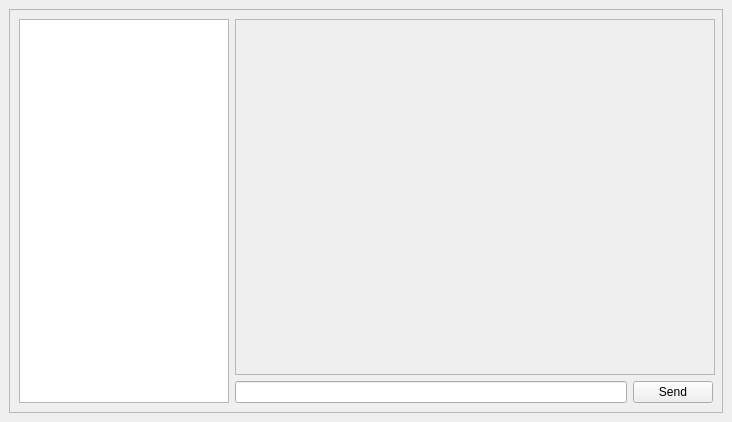
<?xml version="1.0" encoding="UTF-8"?>
<ui version="4.0">
 <class>MainWindow</class>
 <widget class="QMainWindow" name="MainWindow">
  <property name="geometry">
   <rect>
    <x>0</x>
    <y>0</y>
    <width>732</width>
    <height>422</height>
   </rect>
  </property>
  <property name="windowTitle">
   <string>MainWindow</string>
  </property>
  <widget class="QWidget" name="centralwidget">
   <layout class="QGridLayout" name="gridLayout">
    <item row="0" column="0">
     <widget class="QFrame" name="mainContainer">
      <property name="minimumSize">
       <size>
        <width>700</width>
        <height>0</height>
       </size>
      </property>
      <property name="frameShape">
       <enum>QFrame::StyledPanel</enum>
      </property>
      <property name="frameShadow">
       <enum>QFrame::Raised</enum>
      </property>
      <layout class="QGridLayout" name="gridLayout_2">
       <item row="0" column="1">
        <widget class="QScrollArea" name="chat_field">
         <property name="sizePolicy">
          <sizepolicy hsizetype="Expanding" vsizetype="Expanding">
           <horstretch>0</horstretch>
           <verstretch>0</verstretch>
          </sizepolicy>
         </property>
         <property name="minimumSize">
          <size>
           <width>480</width>
           <height>0</height>
          </size>
         </property>
         <property name="horizontalScrollBarPolicy">
          <enum>Qt::ScrollBarAlwaysOff</enum>
         </property>
         <property name="widgetResizable">
          <bool>true</bool>
         </property>
         <widget class="QWidget" name="scrollAreaWidgetContents_2">
          <property name="geometry">
           <rect>
            <x>0</x>
            <y>0</y>
            <width>478</width>
            <height>350</height>
           </rect>
          </property>
          <layout class="QGridLayout" name="gridLayout_3">
           <item row="1" column="0">
            <spacer name="horizontalSpacer">
             <property name="orientation">
              <enum>Qt::Horizontal</enum>
             </property>
             <property name="sizeHint" stdset="0">
              <size>
               <width>40</width>
               <height>20</height>
              </size>
             </property>
            </spacer>
           </item>
           <item row="1" column="1">
            <layout class="QVBoxLayout" name="vlayout_message"/>
           </item>
           <item row="0" column="1">
            <spacer name="verticalSpacer">
             <property name="orientation">
              <enum>Qt::Vertical</enum>
             </property>
             <property name="sizeHint" stdset="0">
              <size>
               <width>20</width>
               <height>40</height>
              </size>
             </property>
            </spacer>
           </item>
          </layout>
         </widget>
        </widget>
       </item>
       <item row="1" column="1">
        <layout class="QHBoxLayout" name="messageBar">
         <item>
          <widget class="QLineEdit" name="messageField"/>
         </item>
         <item>
          <widget class="QPushButton" name="messageSend">
           <property name="text">
            <string>Send</string>
           </property>
          </widget>
         </item>
        </layout>
       </item>
       <item row="0" column="0" rowspan="2">
        <widget class="QListView" name="devices_list">
         <property name="minimumSize">
          <size>
           <width>210</width>
           <height>0</height>
          </size>
         </property>
         <property name="maximumSize">
          <size>
           <width>250</width>
           <height>16777215</height>
          </size>
         </property>
        </widget>
       </item>
      </layout>
     </widget>
    </item>
   </layout>
  </widget>
 </widget>
 <resources/>
 <connections/>
</ui>
